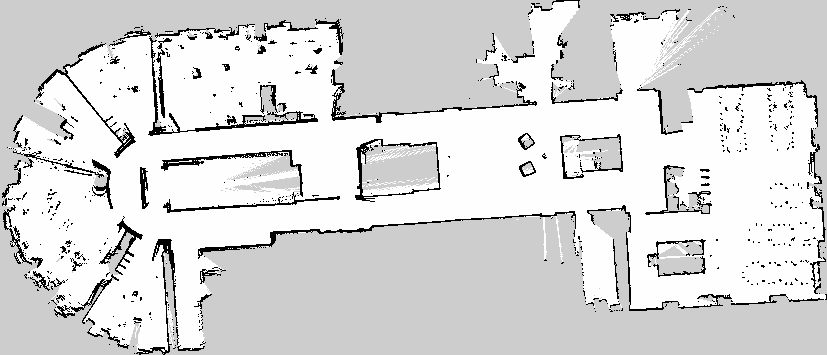
#> input picture src/web/frontend/web_interface_flutter/assets/RL_Tiplu_6.png, 827 x 355 px
$ python image_pixelizer.py ../assets/RL_Tiplu_6.png out
#> lines starting #> are read from the running program, lines starting #| are printed output that depends on the picture
import sys
from PIL import Image
import os

TILE_SIZE = 25

def png_to_pixel_images(input_image_path, output_folder):
    # Open the input PNG image
#> called with input_image_path = '../assets/RL_Tiplu_6.png', output_folder = 'out'
    img = Image.open(input_image_path)
#> img is the input picture: PIL image 827x355 L; min 0, max 254, mean 216.8

    # Get the width and height of the image
    width, height = img.size
#> width = 827; height = 355

    # Calculate the number of tiles in the x and y directions
    num_tiles_x = width // TILE_SIZE
#> num_tiles_x = 33
    num_tiles_y = height // TILE_SIZE
#> num_tiles_y = 14

    # Loop through each tile
    for tile_x in range(num_tiles_x):
        for tile_y in range(num_tiles_y):
            # Calculate the coordinates of the tile in the original image
            left = tile_x * TILE_SIZE
            upper = tile_y * TILE_SIZE
            right = left + TILE_SIZE
            lower = upper + TILE_SIZE

            # Crop the tile from the original image
            tile_img = img.crop((left, upper, right, lower))

            # Create the folder structure (folder/x/y) for the tile image


            # Save the tile image in the corresponding folder with a unique name
            tile_img_path = os.path.join(output_folder, f"tile_{tile_x}_{tile_y}.png")
            tile_img.save(tile_img_path)
#> this loop made 33 passes
#> pass 1, in png_to_pixel_images, `tile_img.save(tile_img_path)`:
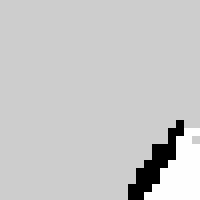
#> saved as tile_0_4.png: PIL image 25x25 L (shown 8 times larger); min 0, max 254, mean 200
#> pass 1, in png_to_pixel_images, `tile_img.save(tile_img_path)`:
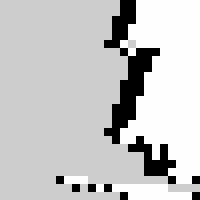
#> saved as tile_0_5.png: PIL image 25x25 L (shown 8 times larger); min 0, max 254, mean 197.5
#> pass 1, in png_to_pixel_images, `tile_img.save(tile_img_path)`:
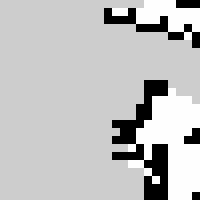
#> saved as tile_0_6.png: PIL image 25x25 L (shown 8 times larger); min 0, max 254, mean 191.3

if __name__ == "__main__":
    # Check if the correct number of arguments is provided
    if len(sys.argv) != 3:
        print("Usage: python png_to_pixel_images.py input_image_path output_folder")
    else:
        input_image_path = sys.argv[1]  # Get the input image path from the first argument
        output_folder = sys.argv[2]     # Get the output folder from the second argument

        png_to_pixel_images(input_image_path, output_folder)
